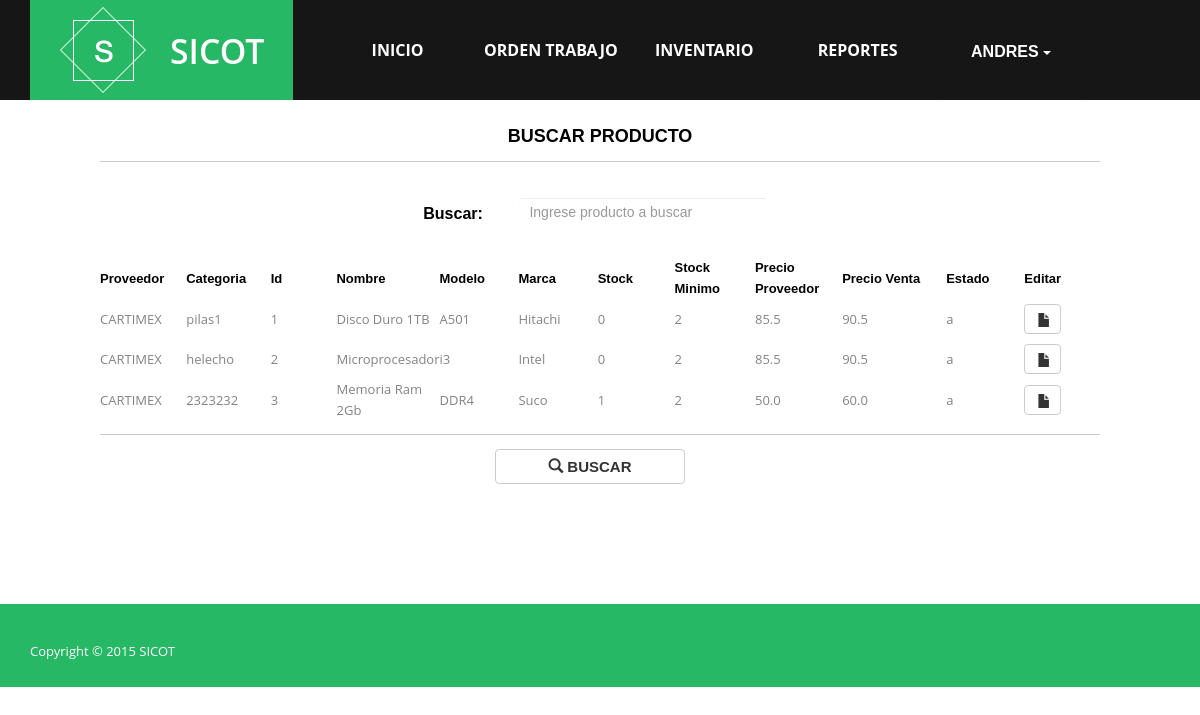
The app's page /inventario/gestionarproducto/buscarproducto/ (signed in) with its own data.
### principal/models.py (models this page shows, shortened)
class Usuario (AbstractBaseUser,PermissionsMixin):
    usu_cedula = models.CharField(primary_key=True,max_length = 10)
    usu_nombre = models.CharField(max_length = 20)
    usu_apellido = models.CharField(max_length = 50)
    usu_correo = models.EmailField()
    is_active = models.BooleanField(default=True)
    is_staff = models.BooleanField(default=True)
    EST_CHOICES = (
            (u'a', u'Activo'),
            (u'i', u'Inactivo'),
    )
    usu_estado = models.CharField(max_length = 1, choices=EST_CHOICES, default='a')
    object=UserManager()
    USERNAME_FIELD = 'usu_cedula'
    REQUIRED_FIELDS = ['usu_correo','usu_nombre']

class Producto (models.Model):
    prov_cedula = models.ForeignKey(Proveedor)
    cat_id = models.ForeignKey(Categoria)
    pro_id = models.AutoField(primary_key=True)
    pro_nombre = models.CharField(max_length = 50)
    pro_modelo = models.CharField(max_length = 50)
    pro_marca = models.CharField(max_length = 50)
    pro_stocka = models.CharField(max_length = 10,default='0')
    pro_stockm = models.CharField(max_length = 10,default='0')
    pro_precio = models.FloatField()
    pro_preciov = models.FloatField()
    EST_CHOICES = (
            (u'a', u'Activo'),
            (u'i', u'Inactivo'),
    )
    pro_estado = models.CharField(max_length = 1, choices=EST_CHOICES, default='a')

class Proveedor (models.Model):
    prov_cedula = models.CharField(primary_key=True,max_length = 10)
    prov_repre = models.CharField(max_length = 50)
    prov_direccion = models.CharField(max_length = 80)
    prov_ciudad = models.CharField(max_length = 30)
    prov_telefono = models.CharField(max_length = 25)
    prov_nombre = models.CharField(max_length = 50)
    prov_correo = models.EmailField()
    EST_CHOICES = (
            (u'a', u'Activo'),
            (u'i', u'Inactivo'),
    )
    prov_estado = models.CharField(max_length = 1, choices=EST_CHOICES, default='a')
    def __unicode__(self):
        return self.prov_nombre

class Categoria (models.Model):
    cat_id = models.AutoField(primary_key=True)
    cat_nombre = models.CharField(max_length = 50)
    cat_detalle = models.CharField(max_length = 80)
    EST_CHOICES = (
            (u'a', u'Activo'),
            (u'i', u'Inactivo'),
    )
    cat_estado = models.CharField(max_length = 1, choices=EST_CHOICES, default='a')
    def __unicode__(self):
        return self.cat_nombre

### principal/views.py (the view)
# urls.py: url(r'^inventario/gestionarproducto/buscarproducto/',buscarproducto, name='buscarproducto'),
@login_required(login_url='/')
def buscarproducto(request):
    if request.method=='POST':
        pro=Producto.objects.filter(pro_nombre=request.POST["txtBuscar"]).values()
        return render_to_response('buscarproducto.html',{'pro':pro},context_instance=RequestContext(request))
    pro=Producto.objects.all()
    return render_to_response('buscarproducto.html',{'pro':pro},context_instance=RequestContext(request))

### templates/buscarproducto.html (shortened to what this page needs)
{% extends "menu.html" %}
{% load staticfiles %}
{% block content %}
    <form  method="post" id="formulario">
        <div class="table-responsive" >
            <table width="1000" border="0"  align="center">
                <tr>
                    <td width="56" class="titulos"></td>
                    <td height="5" colspan="2" class="titulos"></td>
                    <td colspan="3"></td>
                </tr>
                <tr>
                    <td>&nbsp;</td>
                    <td width="100">&nbsp;</td>
                    <td width="20">&nbsp;</td>
                    <td width="80">&nbsp;</td>
                    <td width="100">&nbsp;</td>
                    <td width="50">&nbsp;</td>
                    <td width="100">&nbsp;</td>
                    <td width="100">&nbsp;</td>
                    <td width="100">&nbsp;</td>
                    <td width="100">&nbsp;</td>
                    <td width="100">&nbsp;</td>
                    <td width="100">&nbsp;</td>
                </tr>
                <tr>
                    <td colspan="12" align="center" > <font color="black" face="Arial" size=4> <b> BUSCAR PRODUCTO </b></font>  </td>
                </tr>
                <tr>
                    <td colspan="12" class="titulos" height="10"><hr /></td>
                </tr>
                <tr>
                    <td>&nbsp;</td>
                    <td>&nbsp;</td>
                    <td align="right" colspan="3" style="height: 30px; width: 100px" valign="middle"><label> <font color="black" face="Arial" size=3>Buscar: &nbsp; &nbsp; &nbsp; &nbsp; </font></label>
                    </td>
                    <td colspan="5"><br> <input type="text" name="txtBuscar" style=" width: 250px ; height: 30px ;color: black" id="txtBuscar" class="form-control" placeholder="Ingrese producto a buscar"> </td>
                    <td>&nbsp;</td>
                    <td>&nbsp;</td>
                </tr>
                <tr class="table table-hover">
                    <th  height="30" width="100" > <font color="black" face="Arial" size=2> Proveedor </font></th>
                    <th height="30"  width="100"><font color="black" face="Arial" size=2> Categoria </font></th>
                    <th height="30" width="100"><font color="black" face="Arial" size=2> Id </font></th>
                    <th height="30"  width="100"><font color="black" face="Arial" size=2> Nombre </font></th>
                    <th height="30"width="100"><font color="black" face="Arial" size=2> Modelo </font></th>
                    <th height="30"  width="100"><font color="black" face="Arial" size=2> Marca </font></th>
                    <th height="30"  width="100"><font color="black" face="Arial" size=2> Stock </font></th>
                    <th height="30"  width="100"><font color="black" face="Arial" size=2> Stock Minimo </font></th>
                    <th height="30" width="100"><font color="black" face="Arial" size=2> Precio Proveedor </font></th>
                    <th height="30"  width="140"><font color="black" face="Arial" size=2> Precio Venta </font></th>
                    <th height="30"  width="100"><font color="black" face="Arial" size=2> Estado </font></th>
                    <th height="30" width="100"><font color="black" face="Arial" size=2> Editar </font></th>
                </tr>
                {% for item in pro %}
                    <tbody class="table table-hover">
                    <tr id="tr{{ item.id }}">
                        <td  height="40" >{{ item.prov_cedula}}</td>
                        <td  height="40" >{{ item.cat_id }}</td>
                        <td  height="40" >{{ item.pro_id }}</td>
                        <td  height="40" >{{ item.pro_nombre }}</td>
                        <td  height="40" >{{ item.pro_modelo }}</td>
                        <td  height="40" >{{ item.pro_marca }}</td>
                        <td  height="40" >{{ item.pro_stocka }}</td>
                        <td  height="40" >{{ item.pro_stockm }}</td>
                        <td  height="40" >{{ item.pro_precio }}</td>
                        <td  height="40" >{{ item.pro_preciov }}</td>
                        <td  height="40" >{{ item.pro_estado }}</td>
                        <td  height="30">
                            <button style="height: 30px; width: 37px" aria-label="Left Align" class="btn btn-default" type="button" onclick="window.location.href='{% url 'modificarproducto' item.pro_id %}'" >
                             <span class="glyphicon glyphicon-file" aria-hidden="true" > </span>
                            </button>
                        </td>
                    </tr>
                    </tbody>
                {% endfor %}
                <tr>
                    <td colspan="12" class="titulos" height="10"><hr /></td>
                </tr>
                <tr>
                    <td colspan="12" align="center" > <button type="submit" style="font-size: 15px; width: 190px"   class="btn btn-default" aria-label="Left Align"  >
                        <span class="glyphicon glyphicon-search" aria-hidden="true" > </span>  <b> BUSCAR  </b>
                    </button> &nbsp; &nbsp; &nbsp; </td>
                </tr>
            </table>
        </div>
    </form>
{% endblock content %}

### templates/menu.html (shortened to what this page needs)
<!DOCTYPE html>
<html>
<head>
    {% load staticfiles %}
    {% block css %}
        <link rel="stylesheet" href="{% static 'css/bootstrap.min.css' %}">
        <link rel="stylesheet" href="{% static 'css/normalize.min.css' %}">
        <link rel="stylesheet" href="{% static 'css/animate.css' %}">
        <link rel="stylesheet" href="{% static 'css/font-awesome.min.css' %}">
        <link rel="stylesheet" href="{% static 'css/templatemo_misc.css' %}">
        <link rel="stylesheet" href="{% static 'css/templatemo_style.css' %}">
        <link rel="stylesheet" href="{% static 'css/formulario.css' %}">
    {% endblock css %}
</head>
<body>
<div id="front">
        <div class="site-header">
            <div class="container">
                <div class="row">
                    <div class="col-md-3 col-sm-10 col-xs-20">
                        <div id="templatemo_logo">
                            <h1><a href="{% url 'inicio' %}">SICOT</a></h1>
                        </div>
                    </div>
                    <div class="col-md-8 col-sm-20 col-xs-20">
                        <div class="main-menu">
                            <ul >
                                <li><a href="{% url 'inicio' %}">Inicio</a></li>
                                <li><a href="{% url 'orden' %}">Orden Trabajo</a></li>
                                <li><a href="{% url 'inventario' %}">Inventario</a></li>
                                <li><a href="{% url 'reporte' %}">Reportes</a></li>
                                <div class="btn-group">
                                  <button id="btnuser" style="font-size: 16px; width: 150px ;height: 90px; border: 0px; background: #161616; color: #ffffff" type="button" class="btn btn-default dropdown-toggle" data-toggle="dropdown" aria-haspopup="true" aria-expanded="false">
                                   <b>  {{ user.usu_nombre|upper}}  </b> <span class="caret"></span>
                                  </button>
                                </div>
                            </ul>
                        </div>
                    </div>
                </div>
            </div>
        </div>
    </div>
<div id="contenido" >
    {% block content %}  {% endblock content %}
</div>
</body>
<div class="site-footer">
        <div class="container">
            <div class="row">
                <div class="col-md-6 col-sm-6">
                    <span >
                    	Copyright &copy; 2015 <a href="#">SICOT</a>
                    </span>
                </div>
            </div>
        </div>
    </div>
</html>

### static/css/templatemo_style.css (style rules this page uses)
html, button, input, select, textarea { color: #222; }
hr { display: block; height: 1px; border: 0; border-top: 1px solid #ccc; margin: 1em 0; padding: 0; }
.main-menu ul, .site-slider ul, ul.social { padding: 0; margin: 0; list-style: none; }
form input[type="text"], form input[type="email"], form input[type="number"], form input[type="password"] { background: #fff; border: 1px solid #fff; padding: 7px 10px; width: 60%; }
html, body { font-size: 100%; width: 100%; height: 100%; -webkit-font-smoothing: antialiased; -moz-osx-font-smoothing: grayscale; vertical-align: baseline; }
body { font: 13px/21px "Open Sans", Arial, sans-serif; color: #838383; background-color: white; }
a { color: #26b864; text-decoration: none !important; -webkit-transition: all 200ms ease-in; -moz-transition: all 200ms ease-in; -ms-transition: all 200ms ease-in; -o-transition: all 200ms ease-in; transition: all 200ms ease-in; }
h1, h2, h3, h4, h5, h6 { font-family: "Open Sans", Arial, sans-serif; color: #444444; }
h1 { font-size: 2.6em; }
*, *:before, *:after { -moz-box-sizing: border-box; -webkit-box-sizing: border-box; box-sizing: border-box; }
.site-header { position: static; min-height: 100px; height: 100px; width: 100%; z-index: 9999; background-color: #161616; }
#templatemo_logo { background-color: #26b864; background-image: url(../images/templatemo_logo.png); background-repeat: no-repeat; background-position: 30px center; height: 100px; display: block; }
#templatemo_logo h1 { margin: 0; text-transform: uppercase; font-weight: 600; line-height: 102px; display: block; }
#templatemo_logo h1 a { margin-left: 140px; color: white; display: block; }
.main-menu { text-align: left; position: relative; width: 900px; }
.main-menu ul { position: absolute; background-color: #161616; width: 100%; }
.main-menu ul li { display: inline-block; width: 150px; text-align: center; line-height: 100px; }
.main-menu ul li a { color: white; font-weight: 700; font-size: 16px; text-transform: uppercase; outline: 0; border: 0; display: block; }
input, textarea { margin-bottom: 30px; background-color: #f6f7f8; padding: 14px; font-size: 14px; color: #838383; outline: 0; border: 0; border-bottom: 1px solid #b5c1c9; width: 100%; }
.site-footer { margin-top: 120px; background-color: #26b864; color: white; padding: 25px 0; }
.site-footer a { color: white; }
.site-footer span { margin-top: 12px; display: block; }

### records on screen
Usuario: usu_nombre "ANDRES"
Producto: prov_cedula "CARTIMEX", cat_id "pilas1", pro_id "1", pro_nombre "Disco Duro 1TB", pro_modelo "A501", pro_marca "Hitachi", pro_stocka "0", pro_stockm "2", pro_precio "85.5", pro_preciov "90.5", pro_estado "a"
Producto: prov_cedula "CARTIMEX", cat_id "helecho", pro_id "2", pro_nombre "Microprocesador", pro_modelo "i3", pro_marca "Intel", pro_stocka "0", pro_stockm "2", pro_precio "85.5", pro_preciov "90.5", pro_estado "a"
Producto: prov_cedula "CARTIMEX", cat_id "2323232", pro_id "3", pro_nombre "Memoria Ram 2Gb", pro_modelo "DDR4", pro_marca "Suco", pro_stocka "1", pro_stockm "2", pro_precio "50.0", pro_preciov "60.0", pro_estado "a"
